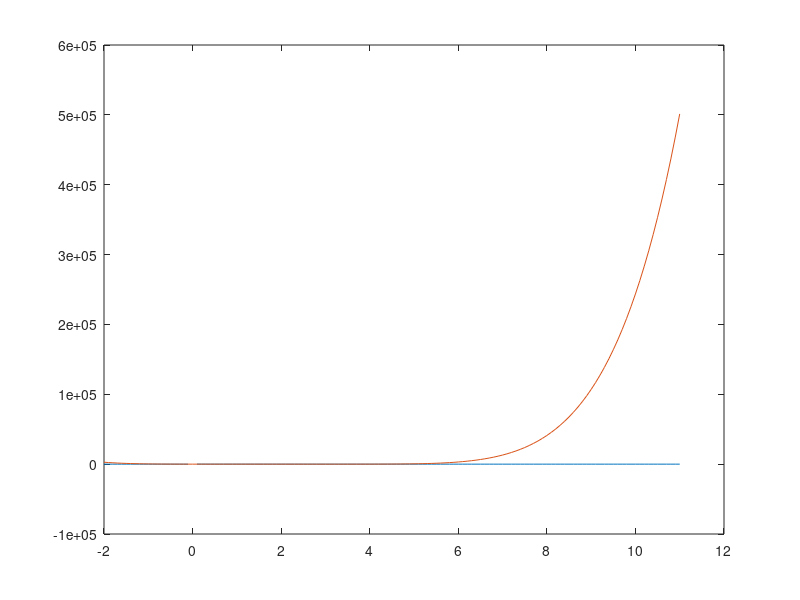

Reproduce this figure in MATLAB.
%%  Este programa calcula o polinomio interpolador na FORMA DE LAGRANGE
%%  Interpola conjunto de pontos (xk,yk), para k = 0,...,n
%%  pn(x) = Sum(k=0,n) yk Lk(x)
%%          (x -x0)(x -x1)...(x -x(k-1))(x -x(k+1))...(x -xn)
%%  Lk(x) = -------------------------------------------------,  k=0,...,n.
%%          (xk-x0)(xk-x1)...(xk-x(k-1))(xk-x(k+1))...(xk-xn)

function InterpolLagrangeModelo
 clc
 format long

 % Exemplo1 - funcao y = 6./t
 x = [1 2 3];

 % Exemplo2 - funcao y = 12./(t+2)
  % x = [-1 0 1 2];
  %x = [-1 0 1 2 10];

 y = f(x); % "y" é uma lista com valores de f(xi), com i = 0,...,n
 %disp(y);
 n = length(x)-1;      % n eh o grau do polinomio interpolador

 % Calculo dos "coeficientes" ck = yk/denominador da forma de Lagrange
 % Para k variando de 1 até n+1 (pois o Matlab nao tem indice "0")
 %  Calcular o denominador "m" de cada parcela Lk da forma de Lagrange
 %  Calcular c(k) como y(k)/m
 c = zeros(1, n+1); %criando uma matriz linha
 for i = 1:n+1
     m = 1; %reinicializar o produtório para cada denominador calculado
     for k = 1:n+1
        if i ~= k
            m = m * (x(i) - x(k));
        end
     end
     c(i) = y(i) / m;
 end

 % Impressao dos coeficientes
 disp('Coeficientes do polinomio de Lagrange:');
 for k=1:(n+1)
  fprintf('c%1d: %1.2f\n', k, c(k));
 end
 disp('');

 %Rotina de impressao do polinomio
 disp('Polinomio de Lagrange:');
 fprintf('p%d(x) = ', n);
 for i=1:n+1
     fprintf('%+.2f', c(i));
     for j=1:n+1
         if i ~= j
             if x(j) >= 0
                fprintf('(x - %.0f)', x(j));
             else
                fprintf('(x + %.0f)', x(j) * -1);
             end
         end
     end
 end
 fprintf('\n');

 x_plot = -2:0.1:11;
 y_plot = f(x_plot);
 grid on
 p_plot = p(x_plot, c, n, x);
 plot(x_plot,y_plot);
 hold on
 plot(x_plot, p_plot);

end

function y = f(t)
 y = 6./t;
 % y = 12./(t+2);
end

function p_plot = p(t, c, n, x)
    tam = length(t);
    p_plot = zeros(1, tam);
    for i = 1:tam
        s = 0;
        p = 1;
        for k = 1:n+1
            for j = 1:n+1
                if j ~= k
                    p = p * (t(i) - x(j));
                end
            end
            s = s + (c(k) * p);
        end
        p_plot(i) = s;
    end
end
